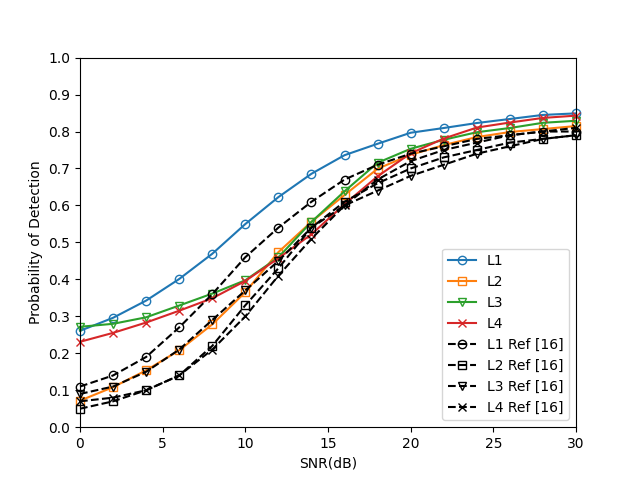

Python code for this plot:
#!/usr/bin/env python
# -*- coding: utf-8 -*-
"""
-------------------------------------------------
    @File:         result-awgn-conv
    @Author:       haifeng
    @Since:        python3.9
    @Version:      V1.0
    @Date:         2021/10/17 16:07
    @Description:  
-------------------------------------------------
    @Change:
        2021/10/17 16:07
-------------------------------------------------
"""

# encoding=utf-8
import matplotlib.pyplot as plt
import numpy
from matplotlib import ticker

x = [0, 2, 4, 6, 8, 10, 12, 14, 16, 18, 20, 22, 24, 26, 28, 30]

'''
         0          2         4         6        8        10         12        14       16        18        20     22      24       26      28     30
'''
y1 = [0.260714, 0.296000, 0.342540, 0.401013, 0.469247, 0.549729, 0.622568, 0.685738, 0.736000, 0.766860, 0.7967, 0.8095, 0.8230, 0.8339, 0.8449, 0.8491]
y2 = [0.071860, 0.108333, 0.153734, 0.208095, 0.278125, 0.365397, 0.473744, 0.555783, 0.628233, 0.699248, 0.7371, 0.7633, 0.7850, 0.7986, 0.8067, 0.8148]
y3 = [0.271654, 0.279738, 0.297333, 0.329182, 0.361487, 0.397562, 0.459459, 0.555556, 0.638298, 0.715447, 0.7533, 0.7777, 0.7981, 0.8095, 0.8236, 0.8291]
y4 = [0.231076, 0.255226, 0.283173, 0.315124, 0.348814, 0.395738, 0.457160, 0.522042, 0.603276, 0.678862, 0.7411, 0.7810, 0.8107, 0.8243, 0.8368, 0.8430]

'''
        0     2     4     6     8    10    12    14    16    18     20    22    24    26   28    30
'''
z1 = [0.11, 0.14, 0.19, 0.27, 0.36, 0.46, 0.54, 0.61, 0.67, 0.71, 0.74, 0.76, 0.78, 0.79, 0.80, 0.80]
z2 = [0.05, 0.07, 0.10, 0.14, 0.22, 0.33, 0.43, 0.54, 0.61, 0.66, 0.70, 0.73, 0.75, 0.77, 0.78, 0.79]
z3 = [0.09, 0.11, 0.15, 0.21, 0.29, 0.37, 0.45, 0.54, 0.60, 0.64, 0.68, 0.71, 0.74, 0.76, 0.78, 0.79]
z4 = [0.07, 0.08, 0.10, 0.14, 0.21, 0.30, 0.41, 0.51, 0.60, 0.67, 0.72, 0.75, 0.77, 0.79, 0.80, 0.81]

ax = plt.gca()

ax.plot(x, y1, marker='o', clip_on=False, label=u'L1', mfc=(0.1217, 0.4667, 0.7059, 0),
        mec=(0.1217, 0.4667, 0.7059))
ax.plot(x, y2, marker='s', clip_on=False, label=u'L2', mfc=(1.0000, 0.4980, 0.0549, 0),
        mec=(1.0000, 0.4980, 0.0549))
ax.plot(x, y3, marker='v', clip_on=False, label=u'L3', mfc=(0.1725, 0.6275, 0.1725, 0),
        mec=(0.1725, 0.6275, 0.1725))
ax.plot(x, y4, marker='x', clip_on=False, label=u'L4', mfc=(0.8392, 0.1529, 0.1569, 0),
        mec=(0.8392, 0.1529, 0.1569))

ax.plot(x, z1, marker='o', clip_on=False, label=u'L1 Ref [16]', mfc=(0, 0, 0, 0), mec=(0, 0, 0), color='k',
        linestyle='dashed')
ax.plot(x, z2, marker='s', clip_on=False, label=u'L2 Ref [16]', mfc=(0, 0, 0, 0), mec=(0, 0, 0), color='k',
        linestyle='dashed')
ax.plot(x, z3, marker='v', clip_on=False, label=u'L3 Ref [16]', mfc=(0, 0, 0, 0), mec=(0, 0, 0), color='k',
        linestyle='dashed')
ax.plot(x, z4, marker='x', clip_on=False, label=u'L4 Ref [16]', mfc=(0, 0, 0, 0), mec=(0, 0, 0), color='k',
        linestyle='dashed')

ax.legend(loc='lower right')  # 让图例生效

ax.set_xlim(0, 30)
ax.set_ylim(0, 1)
ax.yaxis.set_major_locator(ticker.MultipleLocator(0.1))

ax.set_xlabel(u"SNR(dB)")
ax.set_ylabel(u"Probability of Detection")

plt.margins(0)

plt.show()
